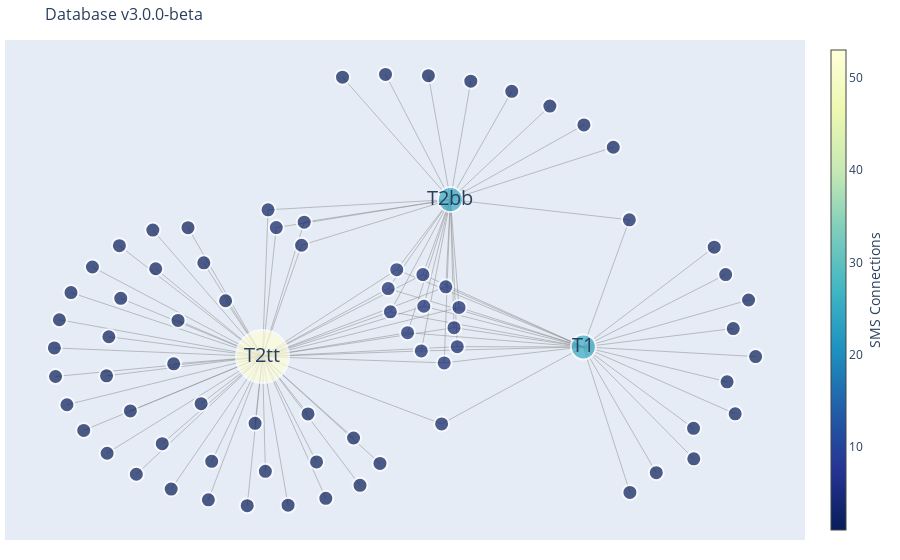

Notebook code for this chart:
### Markdown cell above
### Generate interactive plot

### Code cell
fig = go.Figure(data=[edge_trace, node_trace],
             layout=go.Layout(
                title='Database v%s' %db.databaseVersion,
                titlefont_size=16,
                showlegend=False,
                hovermode='closest',
                margin=dict(b=20,l=5,r=5,t=40),
                xaxis=dict(showgrid=False, zeroline=False, showticklabels=False),
                yaxis=dict(showgrid=False, zeroline=False, showticklabels=False))
                )
fig.show()

### Figure 1 — Plotly figure (JSON) as saved in the notebook; plotly's stock layout.template omitted (floating-point values rounded to 4 significant figures; data arrays with more than 128 entries replaced by an {"elided": "..."} marker saying what was removed)
{"data": [{"hoverinfo": "none", "line": {"color": "#888", "width": 0.5}, "mode": "lines", "type": "scatter", "x": {"elided": "309 float values"}, "y": {"elided": "309 float values"}}, {"customdata": ["25 results", "53 results", "25 results", "ATLAS-SUSY-2015-01", "ATLAS-SUSY-2016-28", "CMS-PAS-SUS-16-014", "CMS-PAS-SUS-16-015", "CMS-PAS-SUS-16-016", "CMS-SUS-16-032", "CMS-SUS-16-033", "CMS-SUS-16-033", "CMS-SUS-16-036", "CMS-SUS-19-006", "CMS-SUS-19-006-agg", "CMS-SUS-19-006", "ATLAS-CONF-2013-024", "ATLAS-CONF-2013-047", "ATLAS-CONF-2013-053", "ATLAS-CONF-2013-053", "ATLAS-CONF-2013-054", "ATLAS-CONF-2013-061", "ATLAS-SUSY-2013-05", "ATLAS-SUSY-2013-05", "ATLAS-SUSY-2013-21", "CMS-PAS-SUS-13-018", "CMS-SUS-12-028", "CMS-SUS-13-012", "CMS-SUS-13-019", "ATLAS-SUSY-2015-02", "ATLAS-SUSY-2015-02", "ATLAS-SUSY-2016-15", "ATLAS-SUSY-2016-16", "ATLAS-SUSY-2016-16", "ATLAS-SUSY-2016-17", "ATLAS-SUSY-2018-08", "ATLAS-SUSY-2018-08", "ATLAS-SUSY-2018-12", "ATLAS-SUSY-2018-12", "CMS-SUS-16-009", "CMS-SUS-16-049", "CMS-SUS-16-050", "CMS-SUS-16-050-agg", "CMS-SUS-16-050", "CMS-SUS-16-051", "CMS-SUS-17-001", "CMS-SUS-17-010", "CMS-SUS-19-009", "CMS-SUS-19-011", "ATLAS-CONF-2012-166", "ATLAS-CONF-2013-024", "ATLAS-CONF-2013-037", "ATLAS-CONF-2013-037", "ATLAS-CONF-2013-062", "ATLAS-CONF-2013-093", "ATLAS-SUSY-2013-04", "ATLAS-SUSY-2013-15", "ATLAS-SUSY-2013-15", "ATLAS-SUSY-2013-16", "ATLAS-SUSY-2013-16", "CMS-PAS-SUS-13-015", "CMS-PAS-SUS-13-023", "CMS-PAS-SUS-14-011", "CMS-SUS-13-004", "CMS-SUS-13-011", "CMS-SUS-13-011", "ATLAS-SUSY-2015-06", "ATLAS-SUSY-2016-07", "ATLAS-SUSY-2016-07", "ATLAS-SUSY-2018-22", "ATLAS-SUSY-2018-22", "CMS-PAS-SUS-15-002", "CMS-SUS-15-002", "ATLAS-CONF-2013-047", "ATLAS-SUSY-2013-02", "ATLAS-SUSY-2013-02", "CMS-SUS-13-012"], "hovertemplate": "%{customdata}<extra></extra>", "marker": {"color": [25, 53, 25, 1, 1, 3, 3, 2, 1, 3, 3, 3, 3, 3, 3, 2, 3, 1, 2, 3, 2, 1, 1, 1, 1, 2, 3, 3, 1, 1, 1, 1, 1, 1, 1, 1, 1, 1, 1, 1, 1, 1, 1, 1, 1, 1, 1, 1, 1, 1, 1, 1, 2, 1, 1, 1, 1, 1, 1, 1, 1, 1, 1, 1, 1, 1, 1, 1, 1, 1, 1, 1, 1, 1, 1, 1], "colorbar": {"thickness": 15, "title": {"side": "right", "text": "SMS Connections"}, "xanchor": "left"}, "colorscale": [[0, "rgb(255,255,217)"], [0.125, "rgb(237,248,177)"], [0.25, "rgb(199,233,180)"], [0.375, "rgb(127,205,187)"], [0.5, "rgb(65,182,196)"], [0.625, "rgb(29,145,192)"], [0.75, "rgb(34,94,168)"], [0.875, "rgb(37,52,148)"], [1, "rgb(8,29,88)"]], "line": {"width": 2}, "reversescale": true, "showscale": true, "size": [25, 53, 25, 15, 15, 15, 15, 15, 15, 15, 15, 15, 15, 15, 15, 15, 15, 15, 15, 15, 15, 15, 15, 15, 15, 15, 15, 15, 15, 15, 15, 15, 15, 15, 15, 15, 15, 15, 15, 15, 15, 15, 15, 15, 15, 15, 15, 15, 15, 15, 15, 15, 15, 15, 15, 15, 15, 15, 15, 15, 15, 15, 15, 15, 15, 15, 15, 15, 15, 15, 15, 15, 15, 15, 15, 15]}, "mode": "markers+text", "text": ["T2bb", "T2tt", "T1", null, null, null, null, null, null, null, null, null, null, null, null, null, null, null, null, null, null, null, null, null, null, null, null, null, null, null, null, null, null, null, null, null, null, null, null, null, null, null, null, null, null, null, null, null, null, null, null, null, null, null, null, null, null, null, null, null, null, null, null, null, null, null, null, null, null, null, null, null, null, null, null, null], "textfont": {"size": 20}, "type": "scatter", "x": [0.2383, -0.2306, 0.57, 0.6448, 0.5715, 0.2228, 0.2555, -0.1331, 0.4866, 0.2473, 0.2598, 0.2267, 0.1697, 0.1044, 0.08309, -0.1265, 0.08852, 0.3914, -0.2167, 0.1314, -0.1962, 0.2892, 0.1835, 0.0764, -0.03089, 0.6849, 0.1719, 0.1657, -0.4165, -0.3227, -0.377, -0.5043, -0.5877, -0.4971, -0.5843, -0.655, -0.7085, -0.6139, -0.4414, -0.4522, -0.7374, -0.7499, -0.7471, -0.6197, -0.5603, -0.7185, -0.6767, -0.6183, -0.5455, -0.4808, -0.2491, -0.4585, 0.2164, -0.3656, -0.2234, -0.3574, -0.2687, -0.1667, -0.07256, 0.01277, 0.06255, -0.003361, -0.09566, -0.117, -0.3838, 0.6863, 0.7521, 0.8456, 0.8451, 0.9489, 0.9288, 1, 0.9442, 0.9824, 0.9252, 0.8967], "y": [0.4685, -0.09318, -0.05845, 0.6555, 0.7352, -0.1156, -0.05766, 0.3051, 0.8027, 0.01032, 0.08266, 0.1563, 0.2002, 0.2177, 0.15, 0.3877, 0.06712, 0.8553, 0.4318, -0.007595, 0.3681, 0.8916, 0.9116, 0.916, 0.906, 0.396, 0.08698, -0.07286, 0.3678, 0.1066, 0.2424, 0.3595, 0.3035, 0.221, 0.1154, 0.2273, 0.1359, -0.02208, 0.0364, -0.1189, 0.03868, -0.06203, -0.1643, -0.1618, -0.2874, -0.2652, -0.3569, -0.4387, -0.5139, -0.4044, -0.3319, -0.5669, -0.3339, -0.6054, -0.5033, -0.4676, -0.626, -0.6242, -0.6, -0.5535, -0.4752, -0.3841, -0.4696, -0.298, -0.2615, -0.5788, -0.5083, -0.4587, -0.3497, -0.2978, -0.1833, -0.09291, 0.007187, 0.1092, 0.2001, 0.2983]}], "layout": {"hovermode": "closest", "margin": {"b": 20, "l": 5, "r": 5, "t": 40}, "showlegend": false, "title": {"font": {"size": 16}, "text": "Database v3.0.0-beta"}, "xaxis": {"showgrid": false, "showticklabels": false, "zeroline": false}, "yaxis": {"showgrid": false, "showticklabels": false, "zeroline": false}}}
